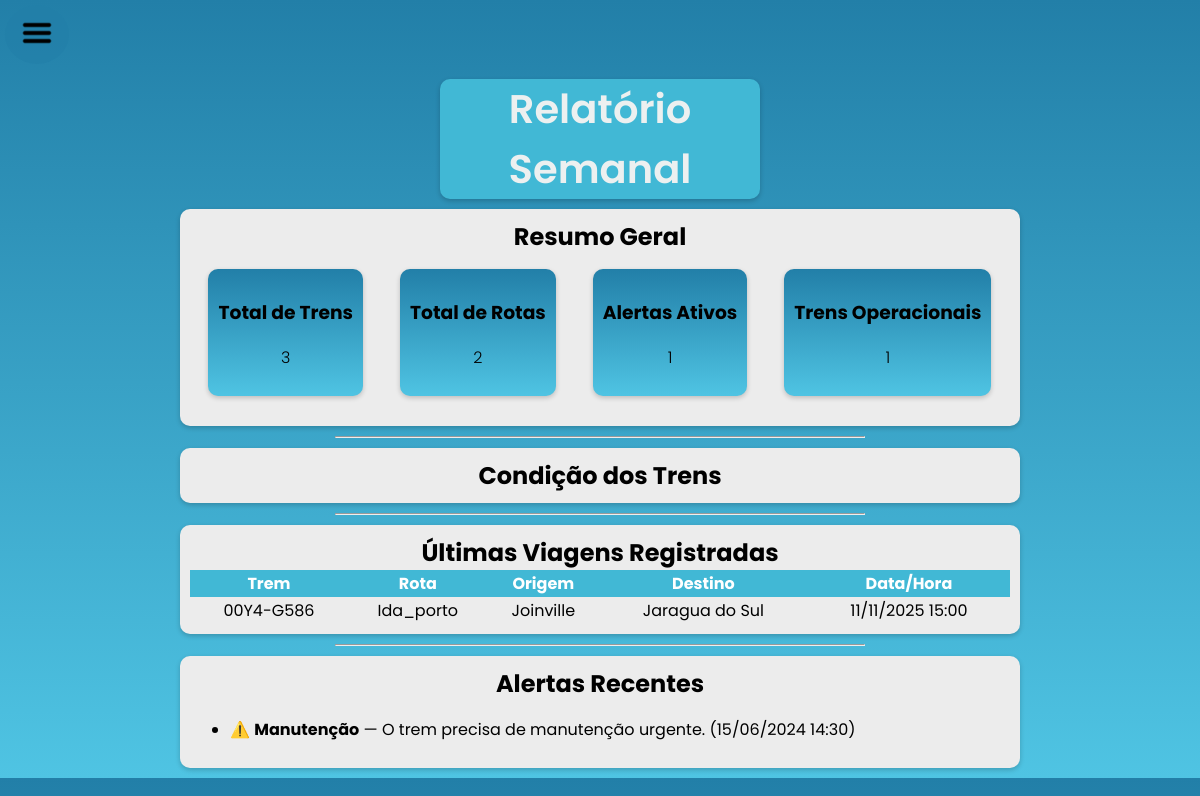
Screenshot of /PHP/PAGINAS/relatotio.php (signed in) with the database file from the repository.
### tables this page shows
CREATE TABLE rotas_trem(
    pk_trem INT,
    pk_rota INT,
    data_hora_rota DATETIME NOT NULL,
    PRIMARY KEY (pk_trem, pk_rota)
);

CREATE TABLE trem(
    pk_trem INT NOT NULL PRIMARY KEY AUTO_INCREMENT,
    modelo_trem VARCHAR(50) NOT NULL,
    condicao_trem VARCHAR(50) NOT NULL,
    maquinista_trem INT,
    rota_atual_trem INT
);

CREATE TABLE rota(
    pk_rota INT NOT NULL PRIMARY KEY AUTO_INCREMENT,
    nome_rota VARCHAR(50) NOT NULL,
    origem_rota VARCHAR(50) NOT NULL,
    destino_rota VARCHAR(50) NOT NULL,
    distancia_rota DECIMAL(6,2) NOT NULL
);

CREATE TABLE alerta(
    pk_alerta INT PRIMARY KEY AUTO_INCREMENT,
    tipo_alerta VARCHAR(50) NOT NULL,
    descricao_alerta VARCHAR(250) NOT NULL,
    data_hora_alerta DATETIME NOT NULL,
    pk_trem INT
);

### PHP/PAGINAS/relatotio.php (the view, shortened to what this page needs)
<?php
require_once("../CODIGO/bd.php");
$sqlTotalTrens = "SELECT COUNT(*) AS total FROM trem";
$resTotalTrens = $conn->query($sqlTotalTrens);
$totalTrens = ($resTotalTrens && $resTotalTrens->num_rows > 0) ? $resTotalTrens->fetch_assoc()['total'] : 0;
$sqlTotalRotas = "SELECT COUNT(*) AS total FROM rota";
$resTotalRotas = $conn->query($sqlTotalRotas);
$totalRotas = ($resTotalRotas && $resTotalRotas->num_rows > 0) ? $resTotalRotas->fetch_assoc()['total'] : 0;
$sqlTotalAlertas = "SELECT COUNT(*) AS total FROM alerta";
$resTotalAlertas = $conn->query($sqlTotalAlertas);
$totalAlertas = ($resTotalAlertas && $resTotalAlertas->num_rows > 0) ? $resTotalAlertas->fetch_assoc()['total'] : 0;
$sqlCondicoes = "SELECT condicao_trem, COUNT(*) AS qtd FROM trem GROUP BY condicao_trem";
$resCondicoes = $conn->query($sqlCondicoes);
$condicoes = [];
if ($resCondicoes) {
    while ($row = $resCondicoes->fetch_assoc()) {
        $condicoes[$row['condicao_trem']] = $row['qtd'];
    }
}
$sqlAlertasRecentes = "SELECT tipo_alerta, descricao_alerta, data_hora_alerta FROM alerta ORDER BY data_hora_alerta DESC LIMIT 5";
$resAlertasRecentes = $conn->query($sqlAlertasRecentes);
$sqlRotasTrem = "SELECT t.pk_trem, t.modelo_trem, r.nome_rota, r.origem_rota, r.destino_rota, rt.data_hora_rota
                FROM rotas_trem rt
                INNER JOIN trem t ON t.pk_trem = rt.pk_trem
                INNER JOIN rota r ON r.pk_rota = rt.pk_rota
                ORDER BY rt.data_hora_rota DESC LIMIT 10";
$resRotasTrem = $conn->query($sqlRotasTrem);
?>
<!DOCTYPE html>
<html lang="pt-BR">
<head>
    <link rel="stylesheet" href="../../CSS/traininfostyle.css">
    <link rel="stylesheet" href="../../CSS/menu.css">
</head>
<body>
    <div class='home'>
        <button id='menuButtonOpen' onclick='openav()'>
            <img id='icon' src='../../IMAGENS/Hamburger_icon.svg.png'>
        </button>
    </div>
    <div class="infoLogo">Relatório Semanal</div>
    <div class="bigbox">
        <h2 style="color:black;">Resumo Geral</h2>
        <div style="display:flex;flex-wrap:wrap;justify-content:space-around;margin-top:10px;">
            <div class="box free">
                <h3>Total de Trens</h3>
                <p><?= $totalTrens ?></p>
            </div>
            <div class="box free">
                <h3>Total de Rotas</h3>
                <p><?= $totalRotas ?></p>
            </div>
            <div class="box free">
                <h3>Alertas Ativos</h3>
                <p><?= $totalAlertas ?></p>
            </div>
            <div class="box free">
                <h3>Trens Operacionais</h3>
                <p><?= $condicoes['Operacional'] ?? 0 ?></p>
            </div>
        </div>
    </div>
    <hr>
    <div class="bigbox">
        <h2 style="color:black;">Condição dos Trens</h2>
    </div>
    <hr>
    <div class="bigbox">
        <h2 style="color:black;">Últimas Viagens Registradas</h2>
        <table style="width:100%;border-collapse:collapse;">
            <thead>
                <tr style="background-color:#41b8d5;color:white;">
                    <th>Trem</th>
                    <th>Rota</th>
                    <th>Origem</th>
                    <th>Destino</th>
                    <th>Data/Hora</th>
                </tr>
            </thead>
            <tbody style="text-align:center;">
                <?php if ($resRotasTrem && $resRotasTrem->num_rows > 0): ?>
                    <?php while ($row = $resRotasTrem->fetch_assoc()): ?>
                        <tr>
                            <td><?= htmlspecialchars($row['modelo_trem']) ?></td>
                            <td><?= htmlspecialchars($row['nome_rota']) ?></td>
                            <td><?= htmlspecialchars($row['origem_rota']) ?></td>
                            <td><?= htmlspecialchars($row['destino_rota']) ?></td>
                            <td><?= date("d/m/Y H:i", strtotime($row['data_hora_rota'])) ?></td>
                        </tr>
                    <?php endwhile; ?>
                <?php else: ?>
                    <tr><td colspan="5">Nenhuma rota registrada recentemente.</td></tr>
                <?php endif; ?>
            </tbody>
        </table>
    </div>
    <hr>
    <div class="bigbox">
        <h2 style="color:black;">Alertas Recentes</h2>
        <ul>
            <?php if ($resAlertasRecentes && $resAlertasRecentes->num_rows > 0): ?>
                <?php while ($row = $resAlertasRecentes->fetch_assoc()): ?>
                    <li>
                        ⚠️ <b><?= htmlspecialchars($row['tipo_alerta']) ?></b> —
                        <?= htmlspecialchars($row['descricao_alerta']) ?>
                        (<?= date("d/m/Y H:i", strtotime($row['data_hora_alerta'])) ?>)
                    </li>
                <?php endwhile; ?>
            <?php else: ?>
                <li>Sem alertas recentes.</li>
            <?php endif; ?>
        </ul>
    </div>
</body>
</html>

### CSS/traininfostyle.css (style rules this page uses)
body { background-color: #227fa8; background-image: linear-gradient(#227fa8, #4fc4e3); font-family: "Poppins", sans-serif; margin: 0; padding: 0; text-decoration: none; }
.infoLogo { background-color: #41b8d5; border-radius: 10px; text-align: center; color: #ecf0f0; font-family: "Poppins", sans-serif; font-weight: 600; font-style: normal; font-size: 40px; margin-bottom: 10px; margin: 10px; box-shadow: 0 2px 5px rgba(0, 0, 0, 0.2); overflow: hidden; text-overflow: ellipsis; }
.bigbox { background-color: #ececec; border-radius: 10px; padding: 10px; display: block; margin: 10px; box-shadow: 0 2px 5px rgba(0, 0, 0, 0.2); font-weight: 400; color: black; overflow: hidden; text-overflow: ellipsis; }
.box { background-color: #227fa8; background-image: linear-gradient(#227fa8, #4fc4e3); border-radius: 10px; padding: 10px; margin: 5px; text-align: center; font-weight: 600; box-shadow: 0 2px 5px rgba(0, 0, 0, 0.2); box-sizing: border-box; color: black; margin-bottom: 20px; overflow: hidden; text-overflow: ellipsis; }
.box p { font-weight: 300; overflow: hidden; text-overflow: ellipsis; }
h2 { color: white; text-align: center; margin: 0; }
@media screen and (min-width: 1024px) { .infoLogo { max-width: 320px; margin-left: auto; margin-right: auto; } }
@media screen and (min-width: 1024px) { .bigbox { max-width: 820px; margin-left: auto; margin-right: auto; } }
@media screen and (min-width: 1024px) { .box.free { max-width: 420px; margin-left: auto; margin-right: auto; margin-bottom: 20px; } }
@media screen and (min-width: 1024px) { hr { width: 44% } }

### CSS/menu.css (style rules this page uses)
.home img { width: 80%; max-width: 40px; height: auto; }
.home button { border: none; border-radius: 50%; padding: 10px; background-color: rgba(34, 127, 168, 0.6); cursor: pointer; margin: 5px; transition: all 0.3s ease; }
@media screen and (min-width: 1024px) { .home button { padding: 12px; } }

### rows the page displays
rotas_trem: pk_trem.modelo_trem "00Y4-G586", pk_rota.nome_rota "Ida_porto", pk_rota.origem_rota "Joinville", pk_rota.destino_rota "Jaragua do Sul", data_hora_rota "11/11/2025 15:00"
alerta: tipo_alerta "Manutenção", descricao_alerta "O trem precisa de manutenção urgente.", data_hora_alerta "15/06/2024 14:30"

### other values shown
$totalTrens "3"
$totalRotas "2"
$totalAlertas "1"
$condicoes['Operacional'] "1"
